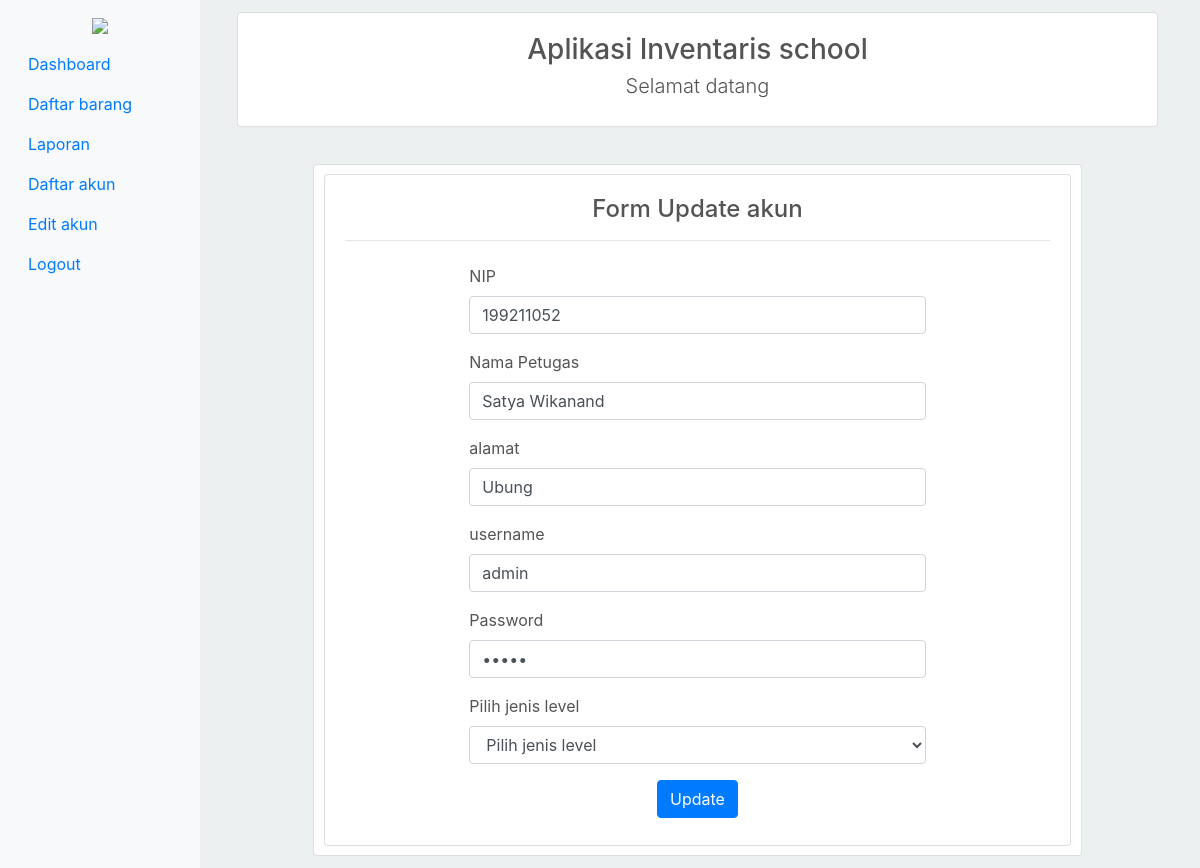
Screenshot of /index.php?page=upd_akun&idPegawai=1 with the database file from the repository.
### tables this page shows
CREATE TABLE `tb_petugas` (
  `id_petugas` int(11) NOT NULL,
  `nama_petugas` varchar(30) NOT NULL,
  `username` varchar(50) NOT NULL,
  `password` varchar(50) NOT NULL,
  `id_level` int(11) NOT NULL
);

CREATE TABLE `tb_pegawai` (
  `id_pegawai` int(11) NOT NULL,
  `nama_petugas` varchar(30) NOT NULL,
  `alamat` varchar(30) NOT NULL,
  `nip` int(25) NOT NULL
);

### core/init.php (called while the page is built, shortened)
<?php
    $db = new koneksi();
?>

### config/koneksi.php (called while the page is built, shortened)
<?php
    class koneksi{
        function __construct(){
            $this->db = new mysqli('localhost','root','','inventaris');
        }
        public function getRelasiAkunId($where){
            $query = $this->db->query("SELECT tb_pegawai.nip,tb_petugas.nama_petugas,tb_pegawai.alamat,tb_petugas.username,tb_petugas.password,tb_level.nama_level from tb_petugas inner join tb_level on tb_level.id_level = tb_petugas.id_level inner join tb_pegawai on tb_pegawai.id_pegawai = tb_petugas.id_petugas WHERE $where");
            $data  = array();
            foreach($query as $x){
                $data[] = $x;
            }
            return $data;
        }
    }
?>

### update_akun.php (the view, shortened to what this page needs)
<?php include_once 'public/header.php'; ?>
<?php include_once 'public/sidenav.php'; ?>
<div class="container-fluid">
    <main class="col-lg-10 offset-2">
        <div class="container">
            <div class="card">
                <div class="card-body">
                    <h3 class="text-center">Aplikasi Inventaris school</h4>
                    <h4 class="text-center lead">Selamat datang </h4>
                </div>
            </div>
            <div class="card col-lg-10 offset-1" style="margin-top:4%;">
                <div class="card">
                    <div class="card-body">
                        <h4 class="text-center">Form Update akun</h4><hr>
                        <div class="container">
                            <div class="row">
                                <div class="col-lg-8 offset-2">
                                    <form action="#" method="post">
                                    <?php
                                        $id = $_GET['idPegawai'];
                                        $data = $db->getRelasiAkunId("id_petugas='$id'");
                                        foreach($data as $row){
                                    ?>
                                        <div class="form-group">
                                            <label for="">NIP</label>
                                            <input type="text" value="<?php echo $row['nip']; ?>" name="nip" class="form-control" required>
                                        </div>
                                        <div class="form-group">
                                            <label for="">Nama Petugas</label>
                                            <input type="text" value="<?php echo $row['nama_petugas']; ?>" name="nama_petugas" class="form-control" required>
                                        </div>
                                        <div class="form-group">
                                            <label for="">alamat</label>
                                            <input type="text" value="<?php echo $row['alamat']; ?>" name="alamat" id="" class="form-control" required>
                                        </div>
                                        <div class="form-group">
                                            <label for="">username</label>
                                            <input type="text" value="<?php echo $row['username']; ?>" name="username" id="" class="form-control" required>
                                        </div>
                                        <div class="form-group">
                                            <label for="">Password</label>
                                            <input type="password" value="<?php echo $row['password']; ?>" name="password" id="" class="form-control" value="<?php echo date("Y/m/d"); ?>" required>
                                        </div>
                                        <div class="form-group">
                                            <label for="">Pilih jenis level</label>
                                            <select name="id_level" id="" class="form-control" required>
                                                <option disabled selected required>Pilih jenis level</option>
                                            </select>
                                        </div>
                                        <?php }?>
                                        <center><input type="submit" value="Update" name="update" class="btn btn-primary"></center>
                                    </form>
                                </div>
                            </div>
                        </div>
                    </div>
                </div>
            </div>
        </div>
    </main>
</div>
<?php include_once 'public/footer.php'; ?>

### assets/css/style.css (style rules this page uses)
* { margin: 0; padding: 0; box-sizing: border-box; color: #545454; }
.row::after { content: ""; display: grid; clear: both; }
body { background-color:#ecf0f1; }
[class*="col-"] { padding: 1%; float: left; height: auto; }

### rows the page displays
tb_petugas: nip "199211052", nama_petugas "Satya Wikanand", alamat "Ubung", username "admin"
